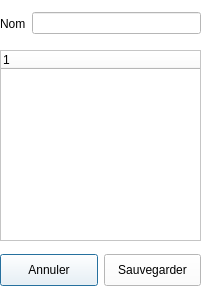
<?xml version="1.0" encoding="UTF-8"?>
<ui version="4.0">
 <class>SaveProgramDialog</class>
 <widget class="QDialog" name="SaveProgramDialog">
  <property name="geometry">
   <rect>
    <x>0</x>
    <y>0</y>
    <width>212</width>
    <height>303</height>
   </rect>
  </property>
  <property name="windowTitle">
   <string>Dialog</string>
  </property>
  <property name="styleSheet">
   <string notr="true">background: white;
</string>
  </property>
  <widget class="QTreeWidget" name="treeWidget">
   <property name="geometry">
    <rect>
     <x>0</x>
     <y>50</y>
     <width>201</width>
     <height>191</height>
    </rect>
   </property>
   <column>
    <property name="text">
     <string notr="true">1</string>
    </property>
   </column>
  </widget>
  <widget class="QWidget" name="horizontalLayoutWidget">
   <property name="geometry">
    <rect>
     <x>0</x>
     <y>10</y>
     <width>201</width>
     <height>27</height>
    </rect>
   </property>
   <layout class="QHBoxLayout" name="horizontalLayout">
    <item>
     <widget class="QLabel" name="nameLabel">
      <property name="text">
       <string>Nom</string>
      </property>
     </widget>
    </item>
    <item>
     <widget class="QLineEdit" name="nameLineEdit"/>
    </item>
   </layout>
  </widget>
  <widget class="QWidget" name="horizontalLayoutWidget_2">
   <property name="geometry">
    <rect>
     <x>0</x>
     <y>250</y>
     <width>201</width>
     <height>41</height>
    </rect>
   </property>
   <layout class="QHBoxLayout" name="horizontalLayout_2">
    <item>
     <widget class="QPushButton" name="cancelPushButton">
      <property name="minimumSize">
       <size>
        <width>0</width>
        <height>32</height>
       </size>
      </property>
      <property name="text">
       <string>Annuler</string>
      </property>
     </widget>
    </item>
    <item>
     <widget class="QPushButton" name="savePushButton">
      <property name="minimumSize">
       <size>
        <width>0</width>
        <height>32</height>
       </size>
      </property>
      <property name="text">
       <string>Sauvegarder</string>
      </property>
     </widget>
    </item>
   </layout>
  </widget>
 </widget>
 <resources/>
 <connections/>
</ui>
